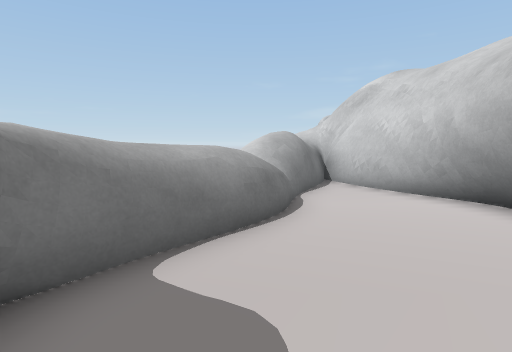
[1] (above)

24 first-person views from a walk through a Unity game level. The camera is 1.2 m above the floor, tilts 6° down and sees 80° across. The floor is counted in squares, 1 m on a side. Each view is taken from the middle of a square. On the plan, view 1 faces up. The plan holds only what a view shows up to about 13 squares ahead; the rest is blank. The place goes on beyond the plan. Some animated figures are left out. Some surface patterns are stand-ins.

[2]
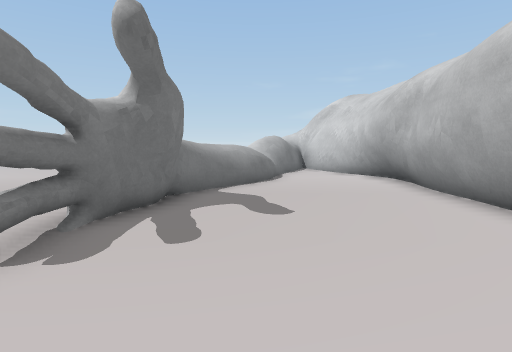

[3]
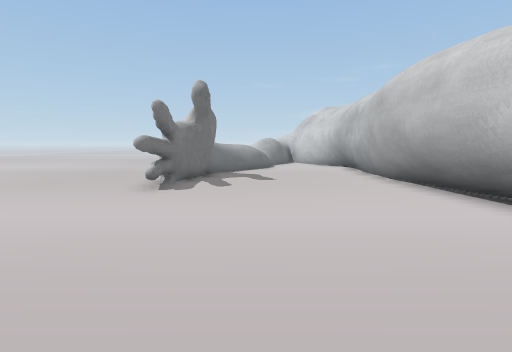

[4]
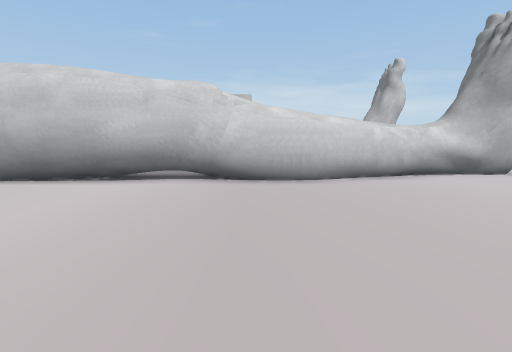

[5]
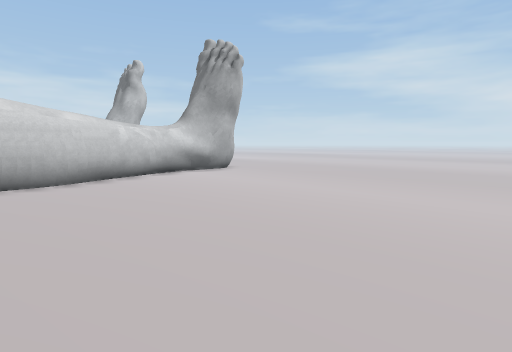

[6]
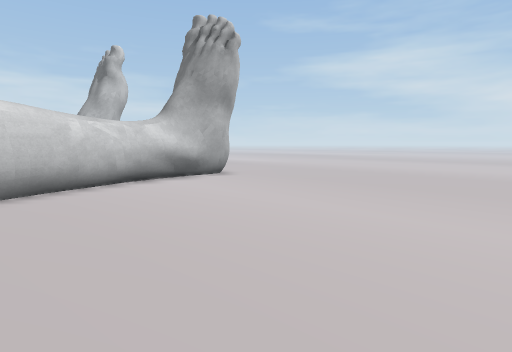

[7]
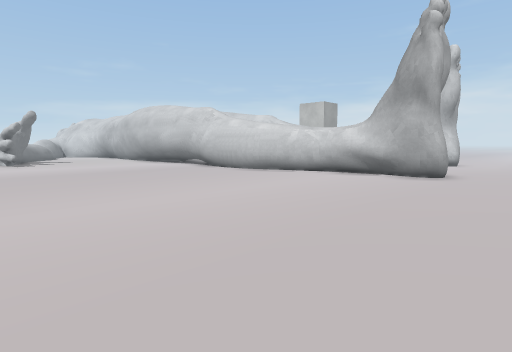

[8]
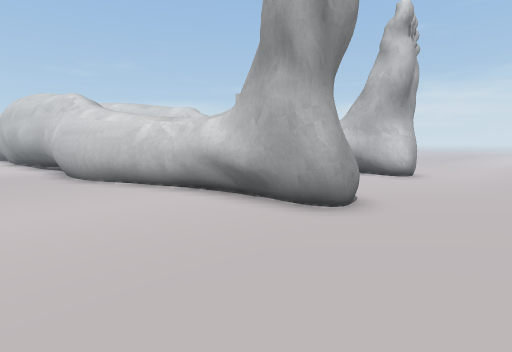

[9]
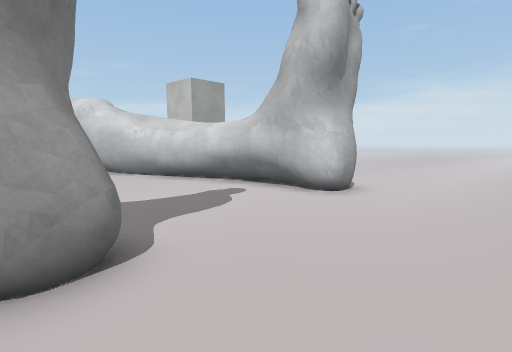

[10]
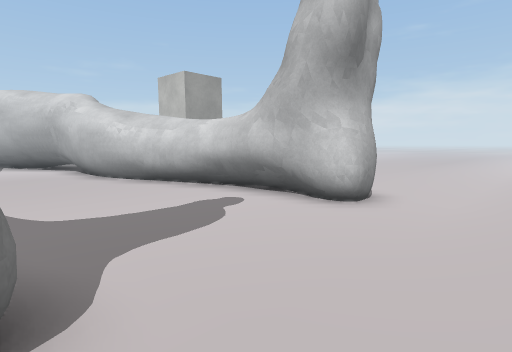

[11]
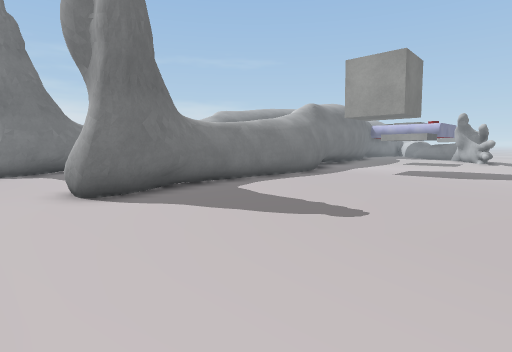

[12]
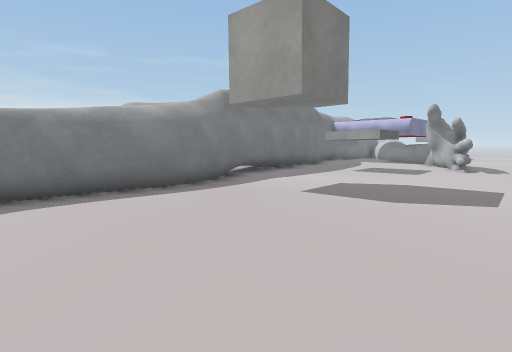

[13]
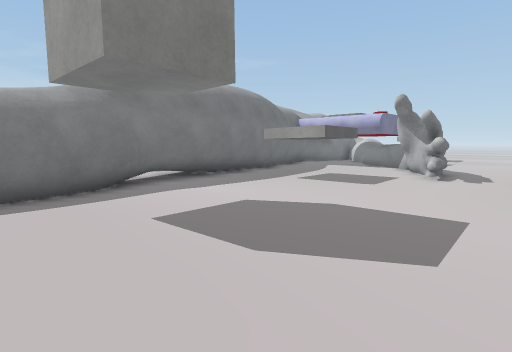

[14]
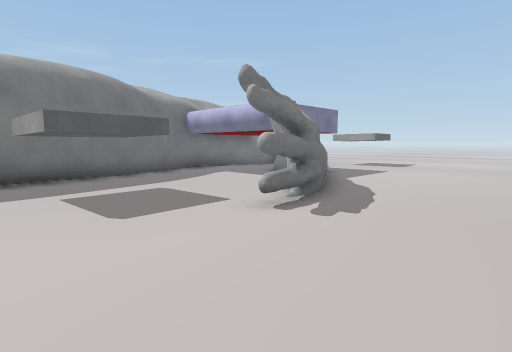

[15]
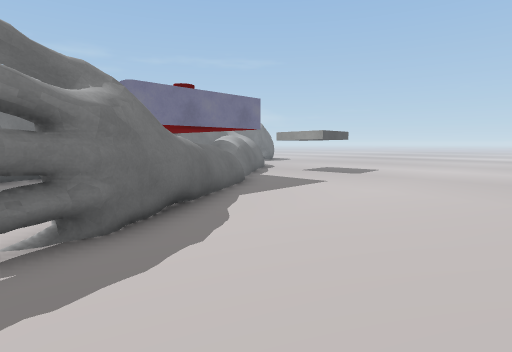

[16]
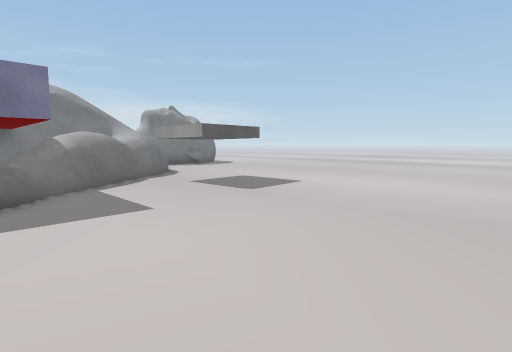

[17]
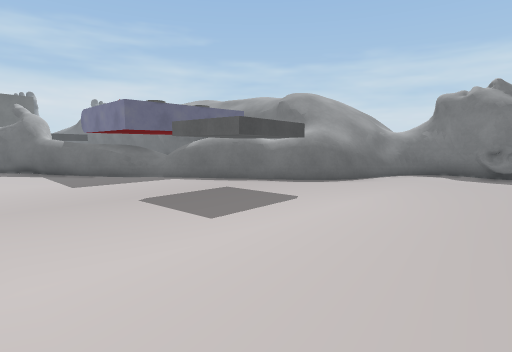

[18]
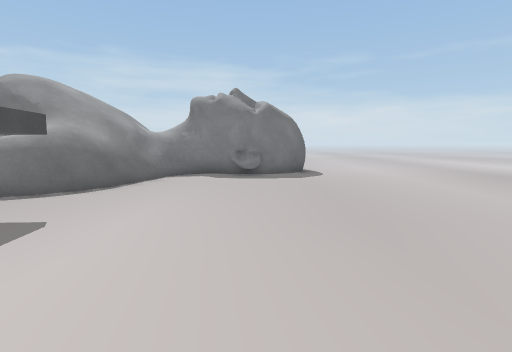

[19]
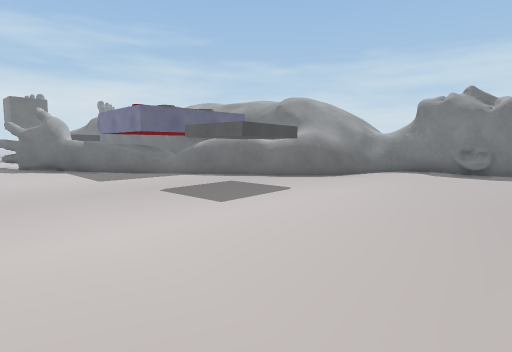

[20]
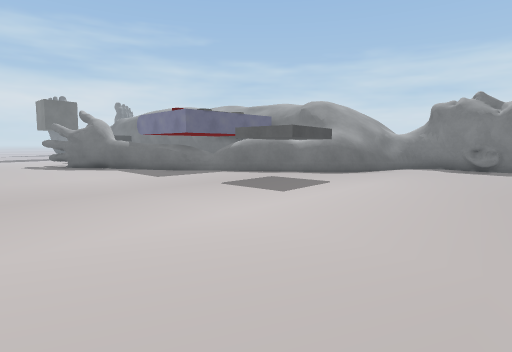

[21]
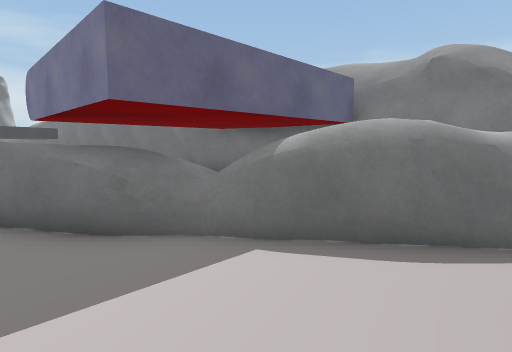

[22]
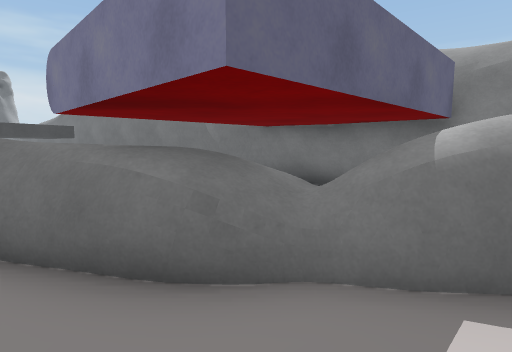

[23]
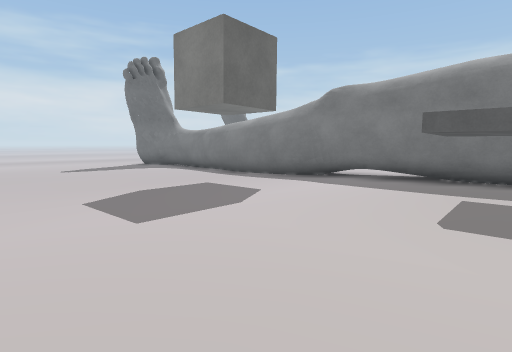

[24]
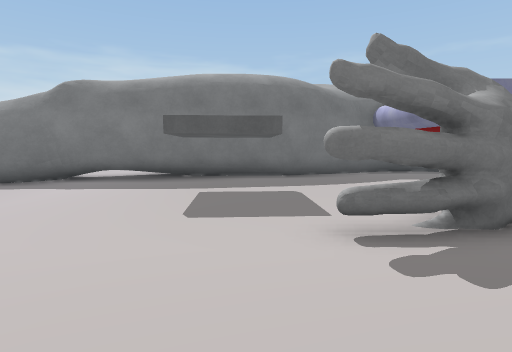

### Floor plan
Key: @ floor where view 1 was taken; # wall or solid block; x gap in a wall; . floor; = window, fence, low wall or low ledge; ^ raised ledge; O other object.
Columns run from 5 left of view 1 to 23 right of it. Each row starts with its distance up from view 1.
 21            #.................
 20            ##...............
 19             #................
 18             #................
 17             #................
 16             #................
 15             ####...OOO.......
 14                ##=.OOO.......
 13                #^=.OOO.......
 12                #^^#..........
 11        ^#      # ^^=.........
 10        ^#      #  ^=.........
  9      ^^x#      ######O......
  8      ^#.##         ###.......
  7      ^=..#          ##=......
  6      ^...#          ###......
  5     ^^...#      ########.....
  4    ^^....#      #.....##.....
  3    #=....#      #......##....
  2    #.....#      ##......#....
  1 .. #.....#      ##......#....
  0 ..##.@...#       #.OOOO......
 -1 ..#......#       ##OOOO......
 -2 ..#......#       ##.OO.......
 -3 .........#        #..........
 -4 .........##       #..........
 -5 .........##    ## #..........
 -6  .........#   ..# #..........
 -7  .........#   ..####........
 -8  .........#   ..####........
 -9 ..........#   ...###........
-10  .........#   ...###........
-11 ..........#   ...###........
-12 ..........##  ....##........
-13 ...........#  ....##........
-14 ...........## ....##........
-15 ...........## ....###.......
-16 ...........###....###.......
-17 ...........###.....##.......
-18 ...........###.....##........
-19 ............##...............
-20 .............................
-21  ...........................
-22 ...................

Positions as (right, up) in squares from view 1, and headings:
1: (0, 0), facing up
2: (0, -5), facing up
3: (0, -10), facing up
4: (-5, -9), facing right
5: (-5, -9), facing down-right
6: (-3, -11), facing down-right
7: (-5, -22), facing up-right
8: (2, -22), facing up-right
9: (7, -22), facing up-right
10: (8, -21), facing up-right
11: (22, -20), facing up-left
12: (22, -14), facing up-left
13: (22, -10), facing up-left
14: (23, -3), facing up-left
15: (23, 2), facing up-left
16: (23, 8), facing up-left
17: (20, 20), facing down-left
18: (19, 19), facing left
19: (21, 21), facing down-left
20: (23, 21), facing down-left
21: (17, 13), facing down-left
22: (17, 11), facing down-left
23: (23, 0), facing down-left
24: (23, 0), facing left
